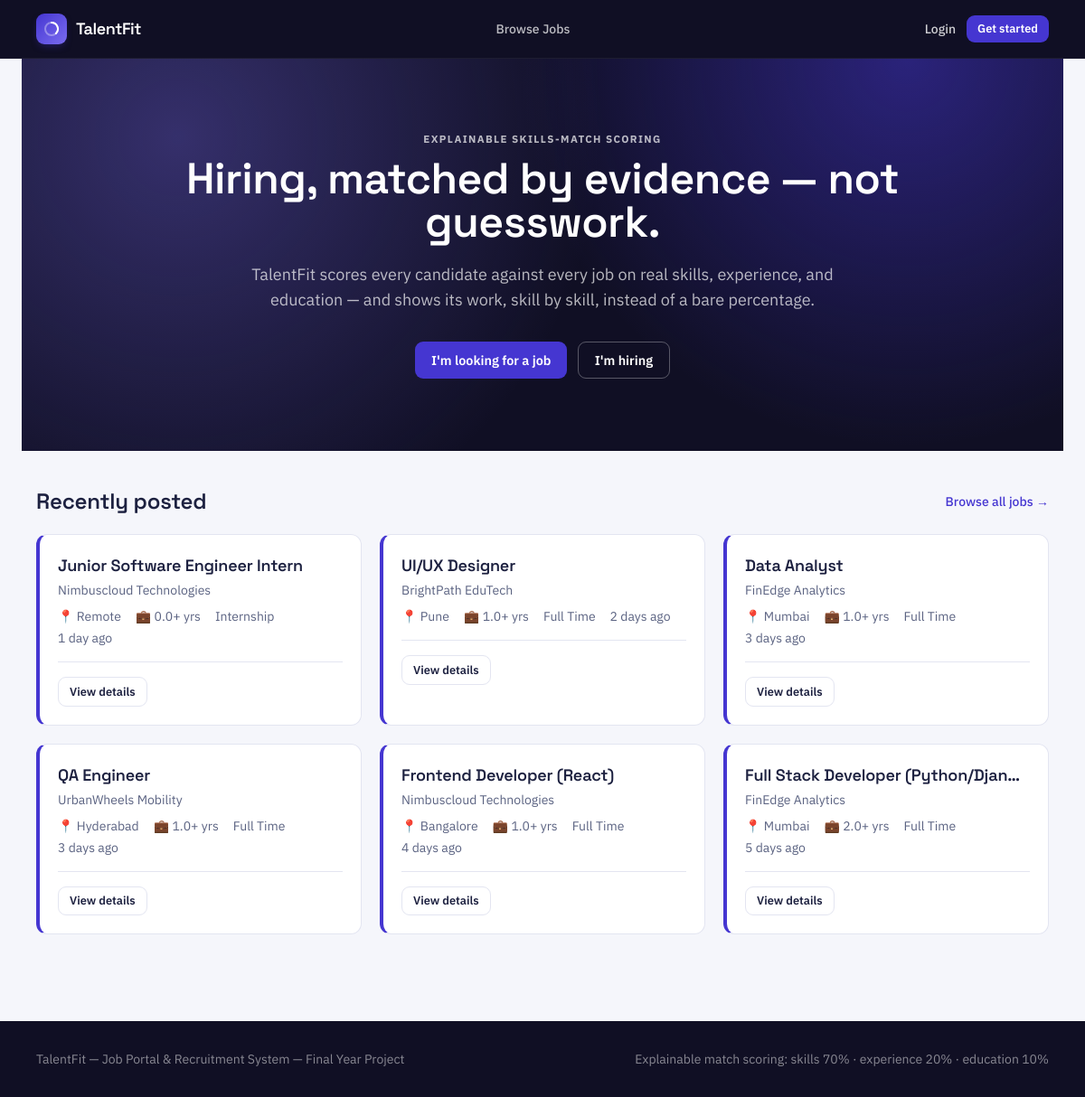
The page / on the database its author committed.
### tables this page shows
CREATE TABLE jobs (
    id INT AUTO_INCREMENT PRIMARY KEY,
    recruiter_id INT NOT NULL,
    title VARCHAR(180) NOT NULL,
    description TEXT NOT NULL,
    location VARCHAR(150) NOT NULL,
    job_type ENUM('full_time', 'part_time', 'internship', 'contract') NOT NULL DEFAULT 'full_time',
    min_years_experience DECIMAL(4,1) NOT NULL DEFAULT 0,
    min_education_level ENUM('high_school', 'diploma', 'bachelor', 'master', 'phd') NULL,
    status ENUM('draft', 'open', 'closed') NOT NULL DEFAULT 'open',
    moderation_status ENUM('active', 'flagged', 'removed') NOT NULL DEFAULT 'active',
    moderation_note VARCHAR(255) NULL,
    created_at TIMESTAMP NOT NULL DEFAULT CURRENT_TIMESTAMP,
    updated_at TIMESTAMP NOT NULL DEFAULT CURRENT_TIMESTAMP ON UPDATE CURRENT_TIMESTAMP,
    CONSTRAINT fk_jobs_recruiter FOREIGN KEY (recruiter_id) REFERENCES users(id) ON DELETE CASCADE
);

CREATE TABLE recruiter_profiles (
    user_id INT PRIMARY KEY,
    company_name VARCHAR(180) NOT NULL,
    company_description TEXT NULL,
    logo_path VARCHAR(255) NULL,
    website VARCHAR(255) NULL,
    work_email_domain VARCHAR(150) NULL,
    contact_name VARCHAR(150) NULL,
    contact_phone VARCHAR(30) NULL,
    CONSTRAINT fk_rp_user FOREIGN KEY (user_id) REFERENCES users(id) ON DELETE CASCADE
);

### app/views/partials/job_card.php (the view, shortened to what the rows shown need)
<?php
$score = $job['match_score'] ?? null;
$tier = $score === null ? '' : ($score >= 80 ? 'tier-great' : ($score >= 60 ? 'tier-good' : ($score >= 40 ? 'tier-partial' : 'tier-low')));
?>
<div class="job-card <?= $tier ?> p-5">
    <div class="flex items-start justify-between gap-4">
        <div class="flex-1 min-w-0">
            <div class="flex items-center gap-2 flex-wrap">
                <a href="<?= Router::url('/jobs/' . $job['id']) ?>" class="font-display font-semibold text-lg text-ink hover:text-indigo truncate"><?= e($job['title']) ?></a>
            </div>
            <a href="<?= Router::url('/companies/' . $job['recruiter_id']) ?>" class="text-sm text-slateink hover:text-indigo"><?= e($job['company_name']) ?></a>
            <div class="flex flex-wrap gap-x-4 gap-y-1 mt-2 text-sm text-slateink">
                <span>&#128205; <?= e($job['location']) ?></span>
                <span>&#128188; <?= number_format((float) $job['min_years_experience'], 1) ?>+ yrs</span>
                <span class="capitalize"><?= e(str_replace('_', ' ', $job['job_type'])) ?></span>
                <span><?= time_ago($job['created_at']) ?></span>
            </div>
        </div>
    </div>
    <div class="flex items-center justify-between mt-4 pt-4 border-t hairline">
        <a href="<?= Router::url('/jobs/' . $job['id']) ?>" class="btn-secondary btn-sm">View details</a>
    </div>
</div>

### core/Router.php (shortened to what the rows shown need)
<?php
class Router
{
    private array $routes = ['GET' => [], 'POST' => []];
    private static string $basePath = '';
    public static function setBasePath(string $path): void
    {
        self::$basePath = rtrim($path, '/');
    }
    public static function url(string $path = ''): string
    {
        return self::$basePath . $path;
    }
    public function get(string $pattern, array $handler): void
    {
        $this->routes['GET'][$pattern] = $handler;
    }
    public function post(string $pattern, array $handler): void
    {
        $this->routes['POST'][$pattern] = $handler;
    }
    public function dispatch(string $method, string $uri): void
    {
        $path = parse_url($uri, PHP_URL_PATH) ?? '/';
        $path = rtrim($path, '/');
        if ($path === '') {
            $path = '/';
        }
        foreach ($this->routes[$method] ?? [] as $pattern => $handler) {
            $params = $this->match($pattern, $path);
            if ($params !== null) {
                [$controllerClass, $action] = $handler;
                $controller = new $controllerClass();
                call_user_func_array([$controller, $action], $params);
                return;
            }
        }
    }
    private function match(string $pattern, string $path): ?array
    {
        $regex = preg_replace('#\{[a-zA-Z_]+\}#', '([^/]+)', $pattern);
        $regex = rtrim($regex, '/');
        if ($regex === '') {
            $regex = '/';
        }
        if (!preg_match('#^' . $regex . '$#', $path, $matches)) {
            return null;
        }
        array_shift($matches);
        return $matches;
    }
}

### app/views/home.php (shortened to what the rows shown need)
<div class="-mx-4 -mt-8 mb-10 tf-hero px-4 py-20">
    <div class="max-w-4xl mx-auto text-center">
        <div class="section-eyebrow text-white/70 mb-3">Explainable skills-match scoring</div>
        <h1 class="font-display font-semibold text-4xl sm:text-5xl mb-5">Hiring, matched by evidence &mdash; not guesswork.</h1>
        <p class="text-white/70 text-lg mb-8 max-w-2xl mx-auto">TalentFit scores every candidate against every job on real skills, experience, and education &mdash; and shows its work, skill by skill, instead of a bare percentage.</p>
        <div class="flex flex-wrap gap-3 justify-center">
            <a href="<?= Router::url('/register/candidate') ?>" class="btn-primary">I'm looking for a job</a>
            <a href="<?= Router::url('/register/recruiter') ?>" class="btn-secondary !bg-transparent !text-white !border-white/30">I'm hiring</a>
        </div>
    </div>
</div>
<div class="flex items-center justify-between mb-5">
    <h2 class="font-display font-semibold text-2xl text-ink">Recently posted</h2>
    <a href="<?= Router::url('/jobs') ?>" class="text-sm font-medium text-indigo hover:underline">Browse all jobs &rarr;</a>
</div>
<div class="grid md:grid-cols-2 lg:grid-cols-3 gap-5">
    <?php foreach ($jobs as $job): ?>
        <?php View::renderBare('partials/job_card', ['job' => $job]); ?>
    <?php endforeach; ?>
</div>

### rows shown on the page
jobs: title "Junior Software Engineer Intern", recruiter_profiles.company_name "Nimbuscloud Technologies", location "Remote", min_years_experience "0.0", job_type "Internship", created_at "1 day ago"
jobs: title "UI/UX Designer", recruiter_profiles.company_name "BrightPath EduTech", location "Pune", min_years_experience "1.0", job_type "Full Time", created_at "2 days ago"
jobs: title "Data Analyst", recruiter_profiles.company_name "FinEdge Analytics", location "Mumbai", min_years_experience "1.0", job_type "Full Time", created_at "3 days ago"
jobs: title "QA Engineer", recruiter_profiles.company_name "UrbanWheels Mobility", location "Hyderabad", min_years_experience "1.0", job_type "Full Time", created_at "3 days ago"
jobs: title "Frontend Developer (React)", recruiter_profiles.company_name "Nimbuscloud Technologies", location "Bangalore", min_years_experience "1.0", job_type "Full Time", created_at "4 days ago"
jobs: title "Full Stack Developer (Python/Djan…", recruiter_profiles.company_name "FinEdge Analytics", location "Mumbai", min_years_experience "2.0", job_type "Full Time", created_at "5 days ago"
